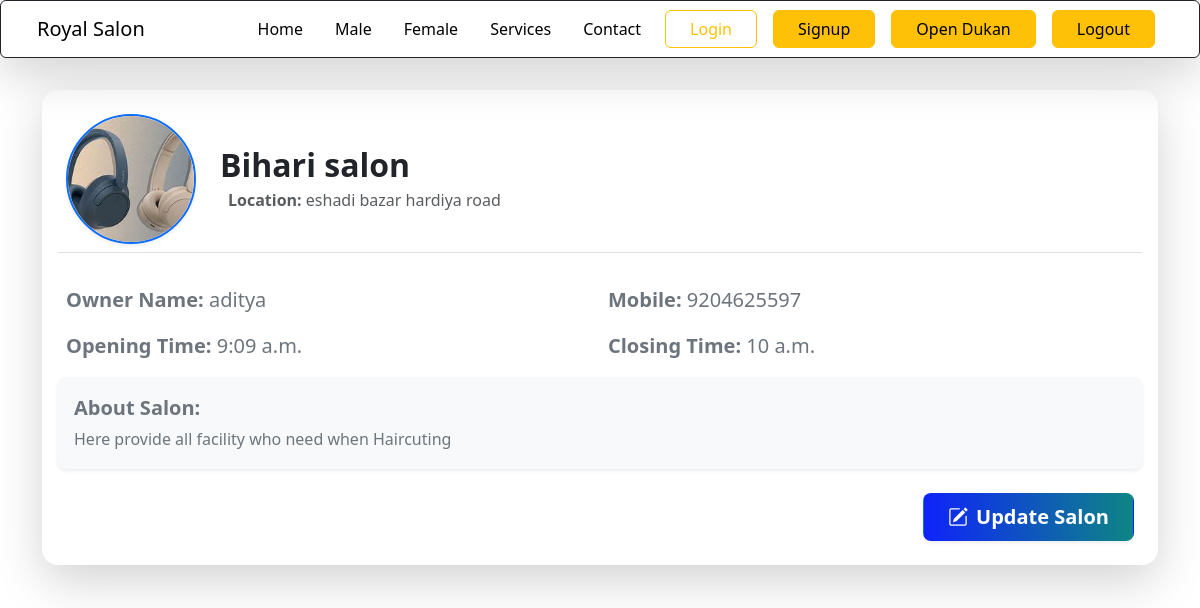
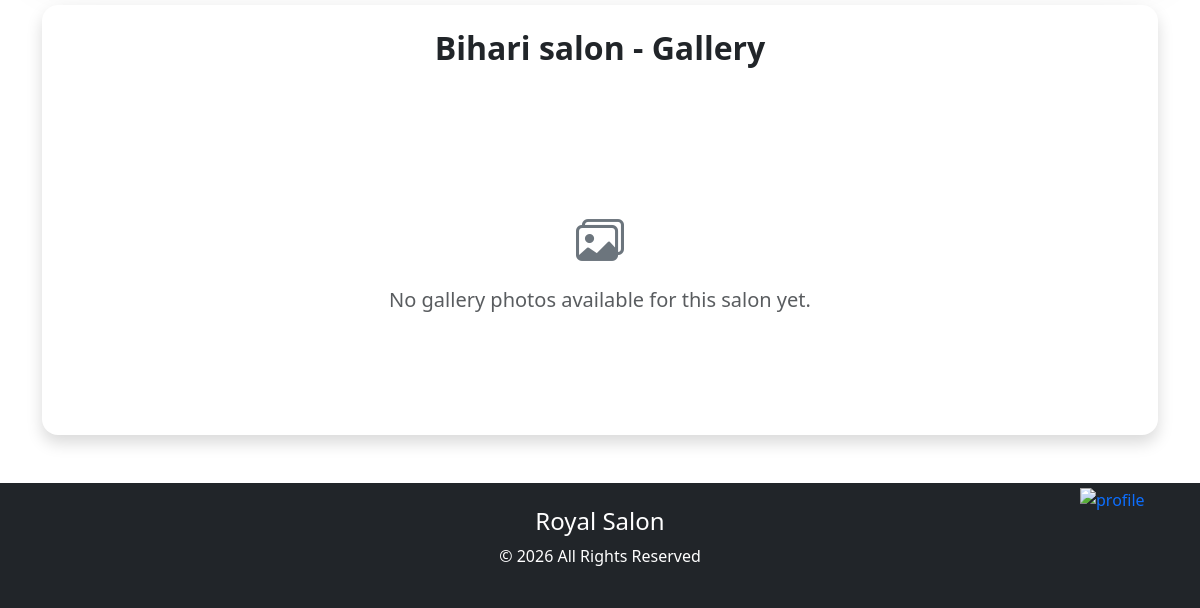
/shopkeeper/salondetail/ (signed in), run on an earlier commit of the app's database (2 pictures, top to bottom).
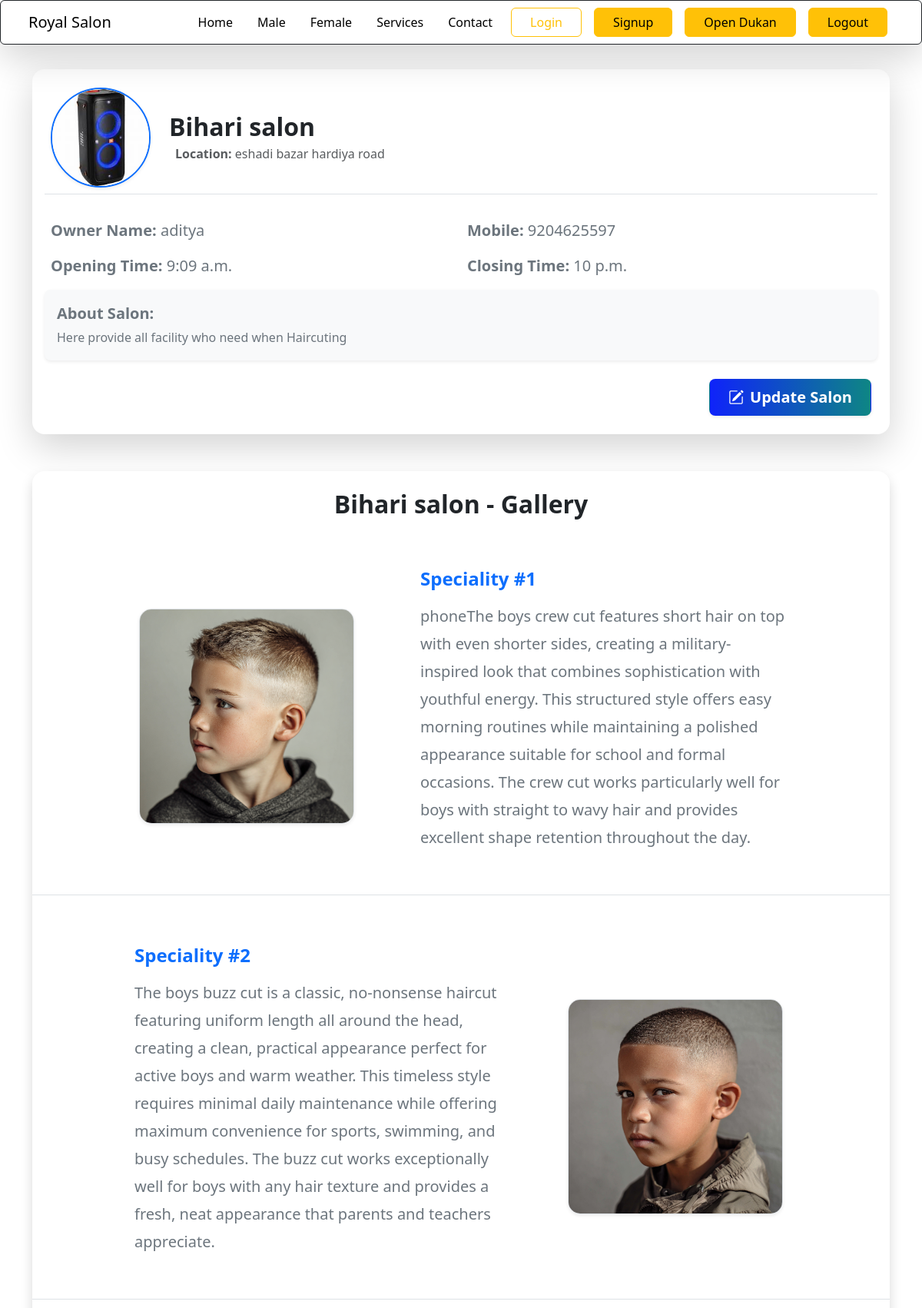
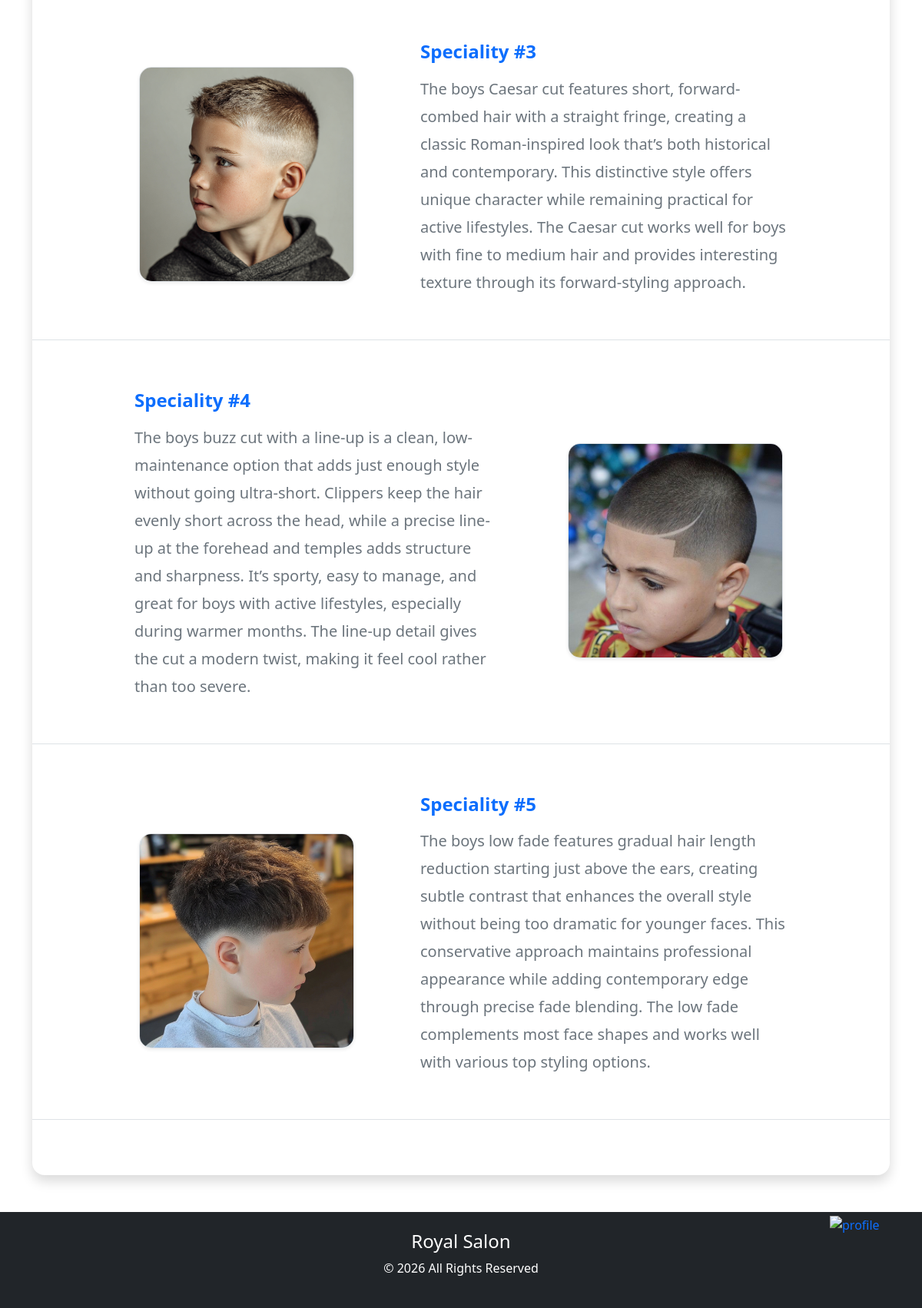
And on a later commit of the database (2 pictures, top to bottom).
### shopkeeper/models.py (models this page shows, shortened)
class Salon(models.Model):
    owner = models.ForeignKey(User,on_delete=models.CASCADE)
    owner_name = models.CharField(max_length=100)
    salon_name = models.CharField(max_length=100)
    address = models.TextField()
    salon_image = models.ImageField(upload_to='salon_image/')
    open_time = models.TimeField()
    close_time = models.TimeField()
    description = models.TextField()
    created_at = models.DateTimeField(auto_now_add=True)

class SalonImage(models.Model):
    salon = models.ForeignKey(Salon,on_delete=models.CASCADE,related_name='images')
    image = models.ImageField(upload_to='salon_gallery/')
    description = models.TextField(blank=True, null=True)

### accounts/models.py (models this page shows)
class CustomUser(AbstractUser):
    is_customer = models.BooleanField(default=False)
    is_shopkeeper = models.BooleanField(default=False)
    name = models.CharField(max_length=20)
    mobile = models.CharField(max_length=10)
    image = models.ImageField(upload_to='CustomUser', blank=True, null=True)

### shopkeeper/views.py (the view)
# urls.py: path('salondetail/', views.salon_views, name='salon_detail'),
@login_required(login_url='login')
def salon_views(request):
    my_salon = Salon.objects.filter(owner=request.user).first()
    if my_salon:
        salon_gallery = SalonImage.objects.filter(salon=my_salon)
    else:
        salon_gallery = SalonImage.objects.none()
    context = {
        'salon' : my_salon,
        'saved_gallery':salon_gallery,
    }
    return render(request, 'shopkeeper/salonviews.html', context)

### templates/shopkeeper/salonviews.html (shortened to what this page needs)
{% extends 'main.html' %}
{% load static %}
{% block extra_css %}
<link rel="stylesheet" href="{% static 'css/salondetail.css' %}">
{% endblock %}
{% block content %}
<div class="container mt-4">
    {% if salon %}
    <div class="card shadow-lg p-4 border-0 rounded-4 mb-5 bg-white">
        <div class="d-flex flex-column flex-md-row align-items-center mb-4">
            {% if salon.owner.image %}
            <img src="{{ salon.owner.image.url }}"
                class="rounded-circle mb-3 mb-md-0 me-md-4 border border-2 border-primary shadow-sm"
                style="width: 130px; height: 130px; object-fit: cover;" alt="Profile Image">
            {% else %}
            <img src="https://cdn-icons-png.flaticon.com/512/3135/3135715.png"
                class="rounded-circle mb-3 mb-md-0 me-md-4 border border-2 border-secondary shadow-sm"
                style="width: 130px; height: 130px; object-fit: cover;" alt="Default Profile Image">
            {% endif %}
            <div>
                <h2 class="fw-bold text-dark mb-1">{{ salon.salon_name }}</h2>
                <p class="text-muted mb-0"><strong>Location:</strong> {{ salon.address }}</p>
            </div>
        </div>
        <div class="row g-3 fs-5 text-secondary border-top pt-3">
            <div class="col-12 col-md-6"><strong>Owner Name:</strong> {{ salon.owner_name }}</div>
            <div class="col-12 col-md-6"><strong>Mobile:</strong> {{ salon.owner.mobile }}</div>
            <div class="col-12 col-md-6"><strong>Opening Time:</strong> {{ salon.open_time }}</div>
            <div class="col-12 col-md-6"><strong>Closing Time:</strong> {{ salon.close_time }}</div>
            <div class="col-12 shadow-sm p-3 bg-light rounded-3 mt-3">
                <strong>About Salon:</strong> <br>
                <span class="fs-6">{{ salon.description }}</span>
            </div>
        </div>
        <div class="mt-4 text-end">
            <a href="{% url 'edit_salon' %}" role="button"
                class="btn btn-lg px-4 py-2 text-white fw-bold shadow-sm rounded-3"
                style="background: linear-gradient(90deg, #0f23fa 0%, #0e8684 100%); transition: transform 0.2s;">
                <i class="bi bi-pencil-square me-2"></i>Update Salon
            </a>
        </div>
    </div>
    <div class="card shadow p-4 bg-white border-0 rounded-4">
        <h2 class="text-center mb-5 fw-bold text-dark">{{ salon.salon_name }} - Gallery</h2>
        {% for photo in saved_gallery %}
        <div class="row justify-content-center align-items-center g-5 mb-5 pb-4 border-bottom">
            {% if forloop.counter|divisibleby:2 %}
            <div class="col-12 col-md-6">
                <div class="p-3">
                    <h4 class="text-primary fw-bold mb-3">Speciality #{{ forloop.counter }}</h4>
                    <p class="text-secondary lead fs-5" style="line-height: 1.8;">
                        {{ photo.description }}
                    </p>
                </div>
            </div>
            <div class="col-12 col-md-4 d-flex justify-content-center">
                <div class="shadow-sm rounded-4 overflow-hidden border" style="width: 280px; height: 280px;">
                    <img src="{{ photo.image.url }}" alt="Salon Service" class="w-100 h-100"
                        style="object-fit: cover;" />
                </div>
            </div>
            {% else %}
            <div class="col-12 col-md-4 d-flex justify-content-center">
                <div class="shadow-sm rounded-4 overflow-hidden border" style="width: 280px; height: 280px;">
                    <img src="{{ photo.image.url }}" alt="Salon Service" class="w-100 h-100"
                        style="object-fit: cover;" />
                </div>
            </div>
            <div class="col-12 col-md-6">
                <div class="p-3">
                    <h4 class="text-primary fw-bold mb-3">Speciality #{{ forloop.counter }}</h4>
                    <p class="text-secondary lead fs-5" style="line-height: 1.8;">
                        {{ photo.description }}
                    </p>
                </div>
            </div>
            {% endif %}
        </div>
        {% empty %}
        <div class="text-center my-5 py-5">
            <div class="text-muted fs-5">
                <i class="bi bi-images d-block display-5 mb-3 text-secondary"></i>
                No gallery photos available for this salon yet.
            </div>
        </div>
        {% endfor %}
    </div>
    {% endif %}
</div>
{% endblock %}

### templates/main.html (shortened to what this page needs)
{% load static %}
<!DOCTYPE html>
<html lang="en">
<head>
  <link href="https://cdn.jsdelivr.net/npm/bootstrap@5.3.3/dist/css/bootstrap.min.css" rel="stylesheet" />
  <link rel="stylesheet" href="https://cdn.jsdelivr.net/npm/bootstrap-icons@1.11.3/font/bootstrap-icons.min.css">
  <link rel="stylesheet" href="{% static 'css/main.css' %}" />
  {% block extra_css %}{% endblock %}
</head>
<body>
  <nav class="navbar navbar-expand-lg custom-navbar px-4 border border-dark rounded shadow-lg">
    <div class="container-fluid">
      <a class="navbar-brand logo-text" href="{% url 'home' %}">Royal Salon</a>
      <div class="collapse navbar-collapse justify-content-end" id="navbarNav">
        <ul class="navbar-nav align-items-center">
          <li class="nav-item mx-2"><a class="nav-link active" href="{% url 'home' %}">Home</a></li>
          <li class="nav-item mx-2"><a class="nav-link" href="#">Male</a></li>
          <li class="nav-item mx-2"><a class="nav-link" href="#">Female</a></li>
          <li class="nav-item mx-2"><a class="nav-link" href="#">Services</a></li>
          <li class="nav-item mx-2"><a class="nav-link" href="#">Contact</a></li>
          <li class="nav-item mx-2">
            <a href="#" class="btn btn-outline-warning px-4" data-bs-toggle="modal"
              data-bs-target="#loginModal">Login</a>
          </li>
          <li class="nav-item mx-2">
            <a href="#" class="btn btn-warning px-4" data-bs-toggle="modal" data-bs-target="#signupModal">Signup</a>
          </li>
          <li class="nav-item mx-2">
            <a href="#" class="btn btn-warning px-4" data-bs-toggle="modal" data-bs-target="#salonModal">Open Dukan</a>
          </li>
          <li class="nav-item mx-2">
            <a href="{% url 'logout' %}" class="btn btn-warning px-4">Logout</a>
          </li>
        </ul>
      </div>
    </div>
  </nav>
  <div class="container-fluid p-0">
    {% block content %}
    {% endblock %}
  </div>
  <a href="{% url 'profile' %}"><img src="https://www.pngall.com/wp-content/uploads/5/Profile-Avatar-PNG.png"
      alt="profile" class="profile"></a>
  <div class="container-fluid bg-dark text-white text-center py-4 mt-5 w-100">
    <h4>Royal Salon</h4>
    <p>© 2026 All Rights Reserved</p>
  </div>
</body>
</html>

### static/css/main.css (style rules this page uses)
* { margin: 0; padding: 0; }
.nav-link { color: black !important; }
.custom-navbar { position: fixed; top: 0; width: 100%; z-index: 1000; background-color: white; }
body { margin-top: 90px; }
.profile { position: fixed; height: 100px; width: 100px; right: 20px; bottom: 20px; z-index: 999; }

What changed in the data, as far as the page shows it:
changed Salon "Bihari salon": owner.image: a different picture; close_time "10 a.m." → "10 p.m."
added SalonImage: image (picture), description "phoneThe boys crew cut features short hair on top with even shorter sides, creating a military-inspired look that combines sophistication with youthful energy. This structured style offers easy morning routines while maintaining a polished appearance suitable for school and formal occasions. The crew cut works particularly well for boys with straight to wavy hair and provides excellent shape retention throughout the day."
added SalonImage: description "The boys buzz cut is a classic, no-nonsense haircut featuring uniform length all around the head, creating a clean, practical appearance perfect for active boys and warm weather. This timeless style requires minimal daily maintenance while offering maximum convenience for sports, swimming, and busy schedules. The buzz cut works exceptionally well for boys with any hair texture and provides a fresh, neat appearance that parents and teachers appreciate.", image (picture)
added SalonImage: image (picture), description "The boys Caesar cut features short, forward-combed hair with a straight fringe, creating a classic Roman-inspired look that’s both historical and contemporary. This distinctive style offers unique character while remaining practical for active lifestyles. The Caesar cut works well for boys with fine to medium hair and provides interesting texture through its forward-styling approach."
added SalonImage: description "The boys buzz cut with a line-up is a clean, low-maintenance option that adds just enough style without going ultra-short. Clippers keep the hair evenly short across the head, while a precise line-up at the forehead and temples adds structure and sharpness. It’s sporty, easy to manage, and great for boys with active lifestyles, especially during warmer months. The line-up detail gives the cut a modern twist, making it feel cool rather than too severe.", image (picture)
added SalonImage: image (picture), description "The boys low fade features gradual hair length reduction starting just above the ears, creating subtle contrast that enhances the overall style without being too dramatic for younger faces. This conservative approach maintains professional appearance while adding contemporary edge through precise fade blending. The low fade complements most face shapes and works well with various top styling options."
Also different on the page:
text no longer shown: "No gallery photos available for this salon yet."
